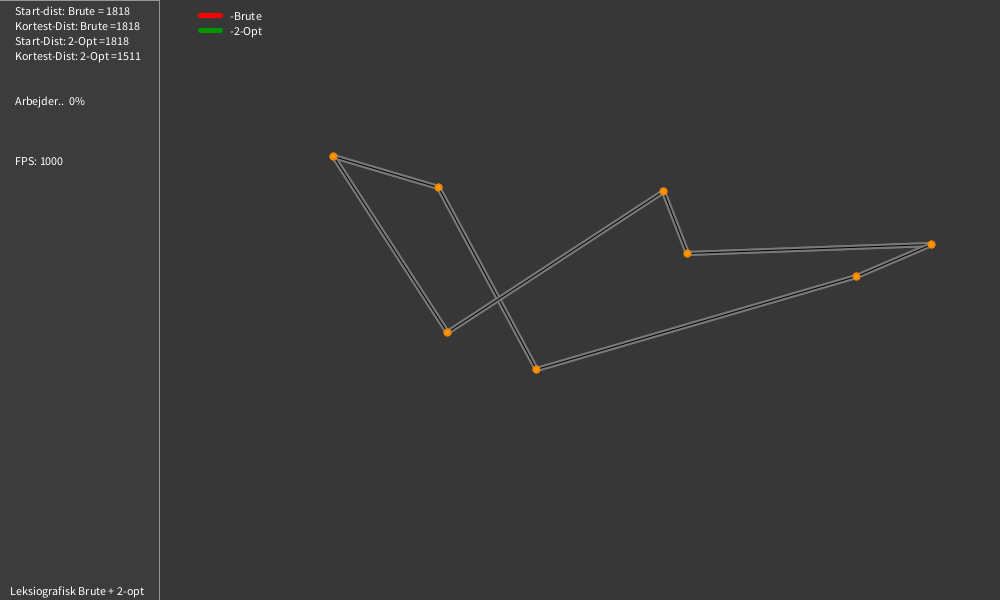
Frame 1 (no input)
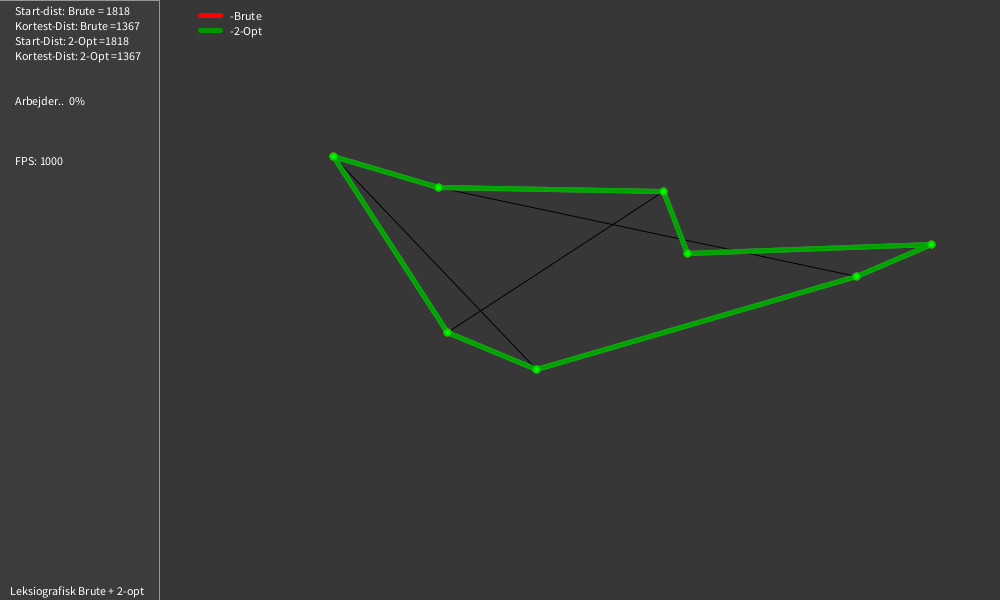
Frame 60 (the mouse pressed at the canvas centre just before this capture)
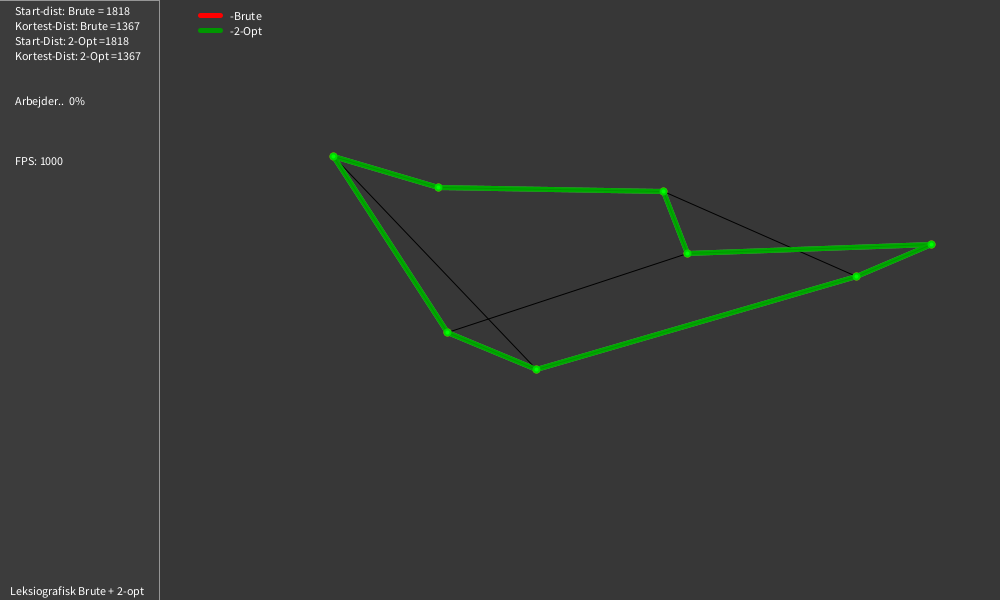
Frame 120 (the mouse held since frame 60 and released just before this capture)

The Processing sketch that drew these frames (run headless with seeded random() and noise(); from frame 60 on, the mouse is pressed at the canvas centre):

// Processing sketch: Main_brute_twoopt_samlet
// ── Main_brute_twoopt_samlet.pde
int n = 8; // Størrelsen af grafen, n = antallet af byer
import java.util.Arrays;
import java.util.Collections;
import java.util.Vector;


PVector[] knuder = new PVector[n]; // Init - for vektorvariabel som array af n's størrelse.
PVector[] knuder2 = new PVector[n];
PVector[] knuderbest = new PVector[n]; // Visualiserings array, til at displaye den korteste eulertur.
PVector[] knuderbest2 = new PVector[n];
PVector[] m = new PVector[n]; // 2-opt Algoritmens middel array-del.
PVector[] l = new PVector[n]; // 2-opt Algoritmens venstre array-del.
PVector[] r = new PVector[n]; // 2-opt Algoritmens højre array-del.
double a = 0;
double a2 = 0;
double bestEver = 10000000000000000000000000000000000000.1;
double bestEver2 = 10000000000000000000000000000000000000.1;
boolean b = true;
boolean bOneshot = true;

float displayBest = 0;
float displayBest2 = 0;
int t2 = 0;
int buf = t2;
int framerate = 1000;
int[] order;

float fact = 1;
float t = 0;
boolean o = true;
boolean reset = true;
double startdistance = 0;
double startdistance2 = 0;
int k = 0;
boolean nyGraf = true;
boolean p = true;
boolean b2 = true;
boolean oneshot2 = true;


void setup() {
  size(1000, 600);
  fact = factorial(n);
  // --##Generate a random structure of vertice's of n'th size.##--
  order = new int[n];
  for (int i = 0; i<n; i++) {
    knuder[i] = new PVector(random(width-200)+170, random(height-200)+150);
    order[i] = i;
  }
  arrayCopy(knuder, 0, knuderbest, 0, knuder.length);
  arrayCopy(knuder, 0, knuder2, 0, knuder.length);
  arrayCopy(knuder2, 0, knuderbest2, 0, knuder2.length);
  println("n =", n);
  System.out.println(Arrays.toString(knuder));
}
// ----####----####----####----

void draw() {
  frameRate(framerate);
  background(55);




  // BRUTE FORCE 


  for (int i = 0; i<(order.length); i++) {
    if (o == true) {
      if (i == (order.length)-1) {
        if (b == true) {
          stroke(120);
        } else {
          stroke(255, 0, 0);
        }
        strokeWeight(5);
        fill(100, 100, 100, 10);
        line(knuderbest[i].x, knuderbest[i].y, knuderbest[0].x, knuderbest[0].y);
      } else {
        if (b == true) {
          stroke(120);
        } else {
          stroke(255, 0, 0);
        }
        strokeWeight(5);
        fill(100, 100, 100, 10);
        line(knuderbest[i].x, knuderbest[i].y, knuderbest[i+1].x, knuderbest[i+1].y);
      }
    }

    println(order);

    if (i == knuder.length-1) {
      if (b == true) {
        stroke(0);
      } else {
        noStroke();
      } 
      strokeWeight(1);
      fill(100, 100, 100, 10);
      line(knuder[i].x, knuder[i].y, knuder[0].x, knuder[0].y);
    } else if (i < knuder.length-1) {
      if (b == true) {
        stroke(0);
      } else {
        noStroke();
      }
      strokeWeight(1);
      //println(""+e);
      fill(100, 100, 100, 10);
      line(knuder[i].x, knuder[i].y, knuder[i+1].x, knuder[i+1].y);
    }
  }
  for (int i = 0; i<n; i++) {
    if (o == true) {
      if (b == false) {
        fill(0, 255, 0);
        stroke(0, 215, 0);
        strokeWeight(2);
        ellipse(knuderbest[i].x, knuderbest[i].y, 6, 6);
      } else {
        fill(255, 155, 0);
        stroke(245, 135, 0);
        strokeWeight(2);
        ellipse(knuderbest[i].x, knuderbest[i].y, 6, 6);
      }
    }
    //Laver numrer i hver af punkterne
    /*if (i>9) {
     fill(0);
     text(""+(i+1), knuderbest[i].x-7, knuderbest[i].y+5);
     } else {
     fill(0);
     text(""+(i+1), knuderbest[i].x-3, knuderbest[i].y+5);
     }*/
  }
  for (int i = 0; i<(knuderbest2.length); i++) {
    if (o == true) {
      if (i == (knuderbest2.length)-1) {
        if (b2 == true) {
          stroke(120);
        } else {
          stroke(0, 170, 0);
        }
        strokeWeight(5);
        fill(100, 100, 100, 10);
        line(knuderbest2[i].x, knuderbest2[i].y, knuderbest2[0].x, knuderbest2[0].y);
      } else {
        if (b2 == true) {
          stroke(120);
        } else {
          stroke(0, 170, 0);
        }
        strokeWeight(5);
        fill(100, 100, 100, 10);
        line(knuderbest2[i].x, knuderbest2[i].y, knuderbest2[i+1].x, knuderbest2[i+1].y);
      }
    }
    if (i == (knuder2.length)-1) {
      if (b2 == true) {
        stroke(0);
      } else {
        stroke(0, 150, 0);
      }
      strokeWeight(1);
      fill(100, 100, 100, 10);
      line(knuder2[i].x, knuder2[i].y, knuder2[0].x, knuder2[0].y);
    } else {
      if (b2 == true) {
        stroke(0);
      } else {
        stroke(0, 150, 0);
      }
      strokeWeight(1);
      fill(100, 100, 100, 10);
      line(knuder2[i].x, knuder2[i].y, knuder2[i+1].x, knuder2[i+1].y);
    }
  }
  for (int i = 0; i<n; i++) {
    if (o == true) {
      if (b2 == false) {
        fill(0, 255, 0);
        stroke(0, 215, 0);
        strokeWeight(2);
        ellipse(knuderbest2[i].x, knuderbest2[i].y, 6, 6);
      } else {
        fill(255, 155, 0);
        stroke(245, 135, 0);
        strokeWeight(2);
        ellipse(knuderbest2[i].x, knuderbest2[i].y, 6, 6);
      }
    }
  }
  //if (t > 120) delay(1000000000);
  if (b == true) {
    bruteForce();

    double dist = 0;
    double sum = 0;

    System.out.println(Arrays.toString(knuder));
    for (int i = 0; i <knuder.length; i++) {
      if (i == knuder.length - 1) {
        a = knuder[i].dist(knuder[0]);
        sum = sum + a;
      } else {
        a = knuder[i].dist(knuder[i+1]);
        sum = sum + a;
      }

      if (i == (knuder.length - 1)) {
        dist = dist+sum;
        if (dist<bestEver) {
          bestEver = dist;
          displayBest = (int) bestEver;
          arrayCopy(knuder, 0, knuderbest, 0, knuder.length);
        }
        if (nyGraf == true) {
          startdistance = dist;
        }
      }
    }
  }
  if (b2 == true) {
    double dist2 = 0;
    double sum2 = 0;
    for (int i = 0; i <knuder2.length; i++) {
      if (i == knuder2.length - 1) {
        a2 = knuder2[i].dist(knuder2[0]);
        sum2 = sum2 + a2;
      } else {
        a2 = knuder2[i].dist(knuder2[i+1]);
        sum2 = sum2 + a2;
      }
      if (i == (knuder2.length - 1)) {
        b2 = false;
        dist2 = dist2+sum2;
        if (dist2<bestEver2) {
          bestEver2 = dist2;
          displayBest2 = (int) bestEver2;
          arrayCopy(knuder2, 0, knuderbest2, 0, knuder2.length);
        }
        if (nyGraf == true) {
          startdistance2 = startdistance;
          nyGraf = false;
        }
      }
    }

    int buf2 = k;
  top:
    {
      for (int i = k; i<n; i++) {
        for (int j = i + 2; j < n; j++) {
          float d1 = knuder2[i].dist(knuder2[(i+1)%n]) + knuder2[j].dist(knuder2[(j+1)%n]); 
          float d2 = knuder2[i].dist(knuder2[j])+(knuder2[(i+1)%n].dist(knuder2[(j+1)%n]));
          if (d2 < d1) {      

            m = Arrays.copyOfRange(knuder2, Math.min((i + 1) % n, (j + 1) % n), Math.max((i + 1) % n, ((j + 1) % n)));
            invertUsingFor(m);
            l = Arrays.copyOfRange(knuder2, 0, Math.min((i + 1) % n, (j + 1) % n));
            r = Arrays.copyOfRange(knuder2, Math.max((i + 1) % n, (j + 1) % n), n);
            println("r: ", r.length, "l: ", l.length, "m: ", m.length);
            System.arraycopy(l, 0, knuder2, 0, l.length);
            System.arraycopy(m, 0, knuder2, l.length, m.length);
            System.arraycopy(r, 0, knuder2, l.length+m.length, r.length);
            //System.out.println(Arrays.toString(knuder));
            t2++;
            k = i; // Scanner kun ucheckede kanter.
            b2 = true;
            break top;
          }
        }
      }
      k = 0;
      //if (t == fact) p = !p;
      //if (reset == true) p = !p;
    }
    if (t2 == buf && buf2 == 0) {
      b2 = false;
    }
  }
  fill(255);
  text("-Brute", 230, 20);
  text("-2-Opt", 230, 35);
  strokeWeight(5);
  stroke(255, 0, 0);
  line(200, 15, 220, 15);
  stroke(0, 150, 0);
  line(200, 30, 220, 30);
  stroke(150);
  strokeWeight(1);
  fill(60);
  rect(-1, 0, 160, height);
  fill(255);
  text("Start-dist: Brute = " +(int)startdistance, 15, 15);
  text("FPS: "+framerate, 15, 165);
  strokeWeight(2);
  text("Leksiografisk Brute + 2-opt", 10, height-5);
  text("Kortest-Dist: Brute =" + (int)displayBest, 15, 30);
  if (b == true)
    text("Arbejder..  " + (int)((t/fact)*100) + "%", 15, 105);
  if (b == false)
    text("Færdig. " + (int)100 + "%", 15, 105);
  text("Start-Dist: 2-Opt =" + (int)startdistance2, 15, 45);
  text("Kortest-Dist: 2-Opt =" +(int)displayBest2, 15, 60);
  if (displayBest < displayBest2)
    text("Ikke optimal heurestik", 15, 120);
  println(t);
  if (bOneshot == true) {
    bOneshot = !bOneshot;
  }
  if (b == false) {
    text("Tid-Sparret: " + (100-((t2/fact)*100)) +"%", 15, 135);
    text("Brute-force steps: " + t,15, 180);
    text("2-Opt steps: " + t2, 15, 195);
    if (displayBest < displayBest2)
      text("Fejl-Margen: " + (float)((displayBest2/displayBest)*100-100) + "%", 15, 150);
  }
}

void keyPressed () {
  if (framerate < 240) {
    if (keyCode == RIGHT) {
      framerate += 1;
    }
  }
  if (framerate > 1) {
    if (keyCode == LEFT) {
      framerate -= 1;
    }
  }
  if (key == ENTER) {
    delay(10000);
  }

  if (key == BACKSPACE) {
    o = !o;
  }
  if (key == TAB) {
    a = 0;
    bestEver = 10000000000000000000000000000000000000.1;
    displayBest = 0;
    fact = 1;
    a2 = 0;
    bestEver2 = 10000000000000000000000000000000000000.1;
    displayBest2 = 0;
    t = 0;
    t2 = 0;
    for (int i = 0; i<n; i++) {
      knuder[i] = new PVector(random(width-200)+170, random(height-200)+150);
      order[i] = i;
    }
    arrayCopy(knuder, 0, knuderbest, 0, knuder.length);
    arrayCopy(knuder, 0, knuder2, 0, knuder.length);
    arrayCopy(knuder2, 0, knuderbest2, 0, knuder2.length);
    fact = factorial(n);
    reset = true;
    for (int i = 0; i<1; i++) {
      p = !p;
    }
    nyGraf = true;
    k = 0;
    redraw();
    b = true;
    b2 = true;
  }
}

void invertUsingFor(Object[] array) {
  for (int i = 0; i < array.length / 2; i++) {
    Object temp = array[i];
    array[i] = array[array.length - 1 - i];
    array[array.length - 1 - i] = temp;
  }
}

void bruteForce() {
  t++;
  // STEP 1 of the algorithm
  // https://www.quora.com/How-would-you-explain-an-algorithm-that-generates-permutations-using-lexicographic-ordering
  int largestI = -1;
  for (int i = 0; i < order.length - 1; i++) {
    if (order[i] < order[i + 1]) {
      largestI = i;
    }
  }

  if (largestI == -1) {
    println("finished & LargestI =" + largestI);
    b = false;
  }

  if (largestI != -1) {
    // STEP 2
    int largestJ = -1;
    for (int j = 0; j < order.length; j++) {
      if (order[largestI] < order[j]) {
        largestJ = j;
      }
    }
    // STEP 3
    swap(order, largestI, largestJ);

    // STEP 4: reverse from largestI + 1 to the end
    int size = order.length - largestI - 1;
    int[] endArray = new int[size];
    arrayCopy(order, largestI + 1, endArray, 0, size);
    endArray = reverse(endArray);
    arrayCopy(endArray, 0, order, largestI+1, size);
    PVector temp2[] = new PVector[knuder.length]; 

    for (int i=0; i<knuder.length; i++) {
      temp2[order[i]] = knuder[i];
    }
    for (int i=0; i<knuder.length; i++) {
      knuder[i] = temp2[i];
    }
  }
}

int factorial(int n) {
  if (n == 1) {
    return 1;
  } else {
    return n * factorial(n - 1);
  }
}

void swap(int[] a, int i, int j) {
  int temp = a[i];
  a[i] = a[j];
  a[j] = temp;
}

void order() { 
  PVector temp[] = new PVector[knuder.length]; 

  for (int i=0; i<knuder.length-1; i++) 
    knuder[order[i]] = temp[i]; 

  knuder = temp;
}
